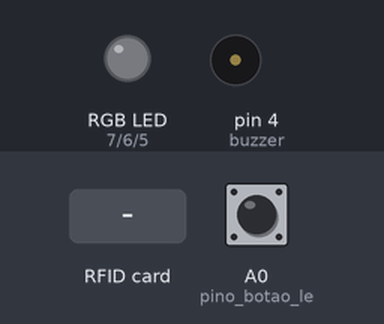
A sketch run on a simulated Arduino Uno, built with avr-gcc and run on an emulated ATmega328P. On the bench: an RGB LED mixed from three pins (HIGH = lit), buzzer (waves = sounding). The test bench sets the inputs (shaded band); at power-on: A0 (pino_botao_le) LOW. Dim RGB values are drawn brighter than linear; pins used as bus, display or sensor lines are not drawn; what the sketch prints to the serial monitor is not drawn.

Above: at 1.2 s.
1.3 s: A0 (pino_botao_le) pulled HIGH for 0.15 s
3.9 s: RFID card 5E 7A 19 C4 held to the reader
At 4.13 s:
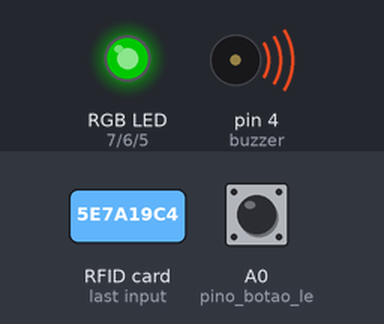
Timing chart, 0 to 6.9 s (numbered marks = the images above; inputs shaded):
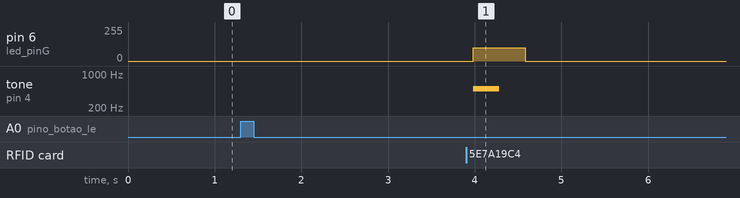

Measured:
- after the input at 1.3 s, every drawn part: stays the same
- after the input at 3.9 s, pin 6 (led_pinG): 0/255 → 100/255 after 0.09 s, → 0/255 0.60 s later; tone on pin 4 (buzzer): silent → 500 Hz after 0.09 s, → silent 0.30 s later

The sketch:

demo.ino
```cpp
#include <SPI.h>
#include <MFRC522.h>
#include <SoftwareSerial.h>

#define SS_PIN 10 // Define o pino 10 como escravo
#define RST_PIN 9 // Define o pino 9 como Reset
#define RX 3
#define TX 2
#define pino_botao_le A0 // Define o pino A0 para o botao ler
//#define pino_botao_grava A1 // Define o pino A1 para o botao gravar
#define led_pinR 7 // Define o pino 7 para o LED
#define led_pinG 6 // Define o pino 6 para o LED
#define led_pinB 5 // Define o pino 5 para o LED
#define buzzer 4
#define BLUETOOTH_SPEED 9600

MFRC522 mfrc522(SS_PIN, RST_PIN); // Cria um objeto MFRC522
SoftwareSerial BTSerial(RX,TX); // Inicia modo Bluetooth

MFRC522::MIFARE_Key key;

void setup() // Funcao de configuracao geral da pinagens
{
  pinMode(pino_botao_le, INPUT); // Inicia o botao para leitura
//  pinMode(pino_botao_grava, INPUT); // Inicia o botao para gravacao
  pinMode(led_pinR, OUTPUT); // Inicia o LED a ser piscado
  pinMode(led_pinG, OUTPUT);
  pinMode(led_pinB, OUTPUT);

  pinMode(buzzer, OUTPUT);

  BTSerial.begin(BLUETOOTH_SPEED); // Inicia HC 05
  Serial.begin(9600);   //Inicia a serial
  SPI.begin();      //Inicia  SPI bus

  mfrc522.PCD_Init();   //Inicia MFRC522
  mensageminicial(); //Mostra a mensagem inicial na tela

  //Prepara chave - padrao de fabrica = FFFFFFFFFFFFh
  for (byte i = 0; i < 6; i++) key.keyByte[i] = 0xFF;
}

void loop() // Funcao principal
{
  int modo_le = digitalRead(pino_botao_le);
  if (modo_le != 0)
  {
    Serial.println("\nModo leitura");
    while(digitalRead(pino_botao_le) == 1) {}
    delay(1000);
    modo_leitura();
  }
 // Verifica se o botao modo gravacao foi pressionado
/*  int modo_gr = digitalRead(pino_botao_grava);
  if (modo_gr != 0)
  {
     Serial.println("\nModo gravacao");
     while (digitalRead(pino_botao_grava) == 1) {}
     delay(3000);
     modo_gravacao();
    }*/
}

void mensageminicial() // Funcao de mensagem inicial
  {
    Serial.println("\nPressione o botao para leitura");
    //Serial.println("\nSelecione o modo leitura ou gravacao");
  }

void ledpisca_ok() // Funcao para o LED piscar
  {
      //LED acende
    analogWrite(led_pinB, 0);
    analogWrite(led_pinG, 100);
    analogWrite(led_pinR, 0);
    tone(buzzer,500);
    delay(300);
    noTone(buzzer);
    delay(300);
    //LED apaga
    analogWrite(led_pinB, 0);
    analogWrite(led_pinG, 0);
    analogWrite(led_pinR, 0);
  }
void ledpisca_nao_ok() // Funcao para o LED piscar com erro
  {
      //LED acende
    analogWrite(led_pinB, 100);
    analogWrite(led_pinG, 0);
    analogWrite(led_pinR, 0);
    tone(buzzer,500);
    delay(300);
    noTone(buzzer);
    delay(300);
    tone(buzzer,500);
    delay(300);
    noTone(buzzer);
    delay(300);
    //LED apaga
    analogWrite(led_pinB, 0);
    analogWrite(led_pinG, 0);
    analogWrite(led_pinR, 0);
  }

void mensagem_inicial_cartao()
{
  Serial.println("\nAproxime o dispositivo do leitor...");
}

void modo_leitura() // Funcao de leitura do modulo RFID
{
  mensagem_inicial_cartao();
  //Aguarda cartao
  while ( ! mfrc522.PICC_IsNewCardPresent())
  {
    delay(100);
  }
  if ( ! mfrc522.PICC_ReadCardSerial())
  {
    return;
  }
  //Mostra UID na serial
  Serial.print("UID da tag : ");
  String conteudo = "";
  byte letra;
  for (byte i = 0; i < mfrc522.uid.size; i++)
  {
    Serial.print(mfrc522.uid.uidByte[i] < 0x10 ? " 0" : " ");
    Serial.print(mfrc522.uid.uidByte[i], HEX);
    conteudo.concat(String(mfrc522.uid.uidByte[i]<0x10 ? " 0" : " "));
    conteudo.concat(String(mfrc522.uid.uidByte[i], HEX));
  }
  Serial.println();

  //Obtem os dados do setor 1, bloco 4 = Nome
  byte sector         = 1;
  byte blockAddr      = 4;
  byte trailerBlock   = 7;
  byte status;
  byte buffer[18];
  byte size = sizeof(buffer);

  //Autenticacao usando chave A
  status=mfrc522.PCD_Authenticate(MFRC522::PICC_CMD_MF_AUTH_KEY_A,
                                  trailerBlock, &key, &(mfrc522.uid));
  if (status != MFRC522::STATUS_OK) {
    Serial.print(F("Autenticaçao falhou: "));
    Serial.println(mfrc522.GetStatusCodeName(status));
    ledpisca_nao_ok();
    return;
  }
  status = mfrc522.MIFARE_Read(blockAddr, buffer, &size);
  if (status != MFRC522::STATUS_OK) {
    Serial.print(F("Autenticaçao falhou: "));
    Serial.println(mfrc522.GetStatusCodeName(status));
    ledpisca_nao_ok();
  }
  for (byte i = 1; i < 16; i++)
  {
    Serial.print(char(buffer[i]));
  }
  Serial.println();

  //Obtem os dados do setor 0, bloco 1 = Sobrenome
  sector         = 0;
  blockAddr      = 1;
  trailerBlock   = 3;

  //Autenticacao usando chave A
  status=mfrc522.PCD_Authenticate(MFRC522::PICC_CMD_MF_AUTH_KEY_A,
                                  trailerBlock, &key, &(mfrc522.uid));
  if (status != MFRC522::STATUS_OK)
  {
    Serial.print(F("Autenticaçao falhou: "));
    Serial.println(mfrc522.GetStatusCodeName(status));
    ledpisca_nao_ok();
    return;
  }
  status = mfrc522.MIFARE_Read(blockAddr, buffer, &size);
  if (status != MFRC522::STATUS_OK)
  {
    Serial.print(F("Autenticaçao falhou: "));
    Serial.println(mfrc522.GetStatusCodeName(status));
    ledpisca_nao_ok();
  }

  for (byte i = 0; i < 16; i++)
  {
    Serial.print(char(buffer[i]));
  }
  Serial.println();

  // Halt PICC
  mfrc522.PICC_HaltA();
  // Stop encryption on PCD
  mfrc522.PCD_StopCrypto1();
 // delay(3000);
  mensageminicial();
  ledpisca_ok();
}
/*void modo_gravacao() // Funcao para gravacao do modulo RFID
  {
    mensagem_inicial_cartao();
 //   Aguarda cartao
    while ( ! mfrc522.PICC_IsNewCardPresent()) {
      delay(100);
    }
    if ( ! mfrc522.PICC_ReadCardSerial())    return;

 //   Mostra UID na serial
    Serial.print(F("UID do Cartao: "));    //Dump UID
    for (byte i = 0; i < mfrc522.uid.size; i++)
    {
      Serial.print(mfrc522.uid.uidByte[i] < 0x10 ? " 0" : " ");
      Serial.print(mfrc522.uid.uidByte[i], HEX);
    }
   // Mostra o tipo do cartao
    Serial.print(F("\nTipo do PICC: "));
    byte piccType = mfrc522.PICC_GetType(mfrc522.uid.sak);
    Serial.println(mfrc522.PICC_GetTypeName(piccType));

    byte buffer[34];
    byte block;
    byte status, len;

    Serial.setTimeout(20000L) ;
    Serial.println(F("Digite o sobrenome,em seguida o caractere #\n"));
    len = Serial.readBytesUntil('#', (char *) buffer, 30) ;
    for (byte i = len; i < 30; i++) buffer[i] = ' ';

    block = 1;
   // Serial.println(F("Autenticacao usando chave A..."));
    status=mfrc522.PCD_Authenticate(MFRC522::PICC_CMD_MF_AUTH_KEY_A,
                                      block, &key, &(mfrc522.uid));
    if (status != MFRC522::STATUS_OK) {
      Serial.print(F("PCD_Authenticate() failed: "));
      Serial.println(mfrc522.GetStatusCodeName(status));
      return;
    }

  //  Grava no bloco 1
    status = mfrc522.MIFARE_Write(block, buffer, 16);
    if (status != MFRC522::STATUS_OK) {
      Serial.print(F("MIFARE_Write() failed: "));
      Serial.println(mfrc522.GetStatusCodeName(status));
      return;
    }

    block = 2;
   // Serial.println(F("Autenticacao usando chave A..."));
    status=mfrc522.PCD_Authenticate(MFRC522::PICC_CMD_MF_AUTH_KEY_A,
                                      block, &key, &(mfrc522.uid));
    if (status != MFRC522::STATUS_OK) {
      Serial.print(F("PCD_Authenticate() failed: "));
      Serial.println(mfrc522.GetStatusCodeName(status));
      return;
    }

  //  Grava no bloco 2
    status = mfrc522.MIFARE_Write(block, &buffer[16], 16);
    if (status != MFRC522::STATUS_OK) {
      Serial.print(F("MIFARE_Write() failed: "));
      Serial.println(mfrc522.GetStatusCodeName(status));
      return;
    }

    Serial.println(F("Digite o nome, em seguida o caractere #\n"));
    len = Serial.readBytesUntil('#', (char *) buffer, 20) ;
    for (byte i = len; i < 20; i++) buffer[i] = ' ';

    block = 4;
    //Serial.println(F("Autenticacao usando chave A..."));
    status=mfrc522.PCD_Authenticate(MFRC522::PICC_CMD_MF_AUTH_KEY_A,
                                      block, &key, &(mfrc522.uid));
    if (status != MFRC522::STATUS_OK) {
      Serial.print(F("PCD_Authenticate() failed: "));
      Serial.println(mfrc522.GetStatusCodeName(status));
      return;
    }

  //  Grava no bloco 4
    status = mfrc522.MIFARE_Write(block, buffer, 16);
    if (status != MFRC522::STATUS_OK) {
      Serial.print(F("MIFARE_Write() failed: "));
      Serial.println(mfrc522.GetStatusCodeName(status));
      return;
    }

    block = 5;
    //Serial.println(F("Autenticando usando chave A..."));
    status=mfrc522.PCD_Authenticate(MFRC522::PICC_CMD_MF_AUTH_KEY_A,
                                      block, &key, &(mfrc522.uid));
    if (status != MFRC522::STATUS_OK) {
      Serial.print(F("PCD_Authenticate() falhou: "));
      Serial.println(mfrc522.GetStatusCodeName(status));
      return;
    }

  //  Grava no bloco 5
    status = mfrc522.MIFARE_Write(block, &buffer[16], 16);
    if (status != MFRC522::STATUS_OK) {
      Serial.print(F("MIFARE_Write() falhou: "));
      Serial.println(mfrc522.GetStatusCodeName(status));
    //return;
    }
    else
    {
      Serial.println(F("\nDados gravados com sucesso!"));
    }

    mfrc522.PICC_HaltA(); // Halt PICC
    mfrc522.PCD_StopCrypto1();  // Stop encryption on PCD
    delay(3000);
    mensageminicial();
  }*/
```
